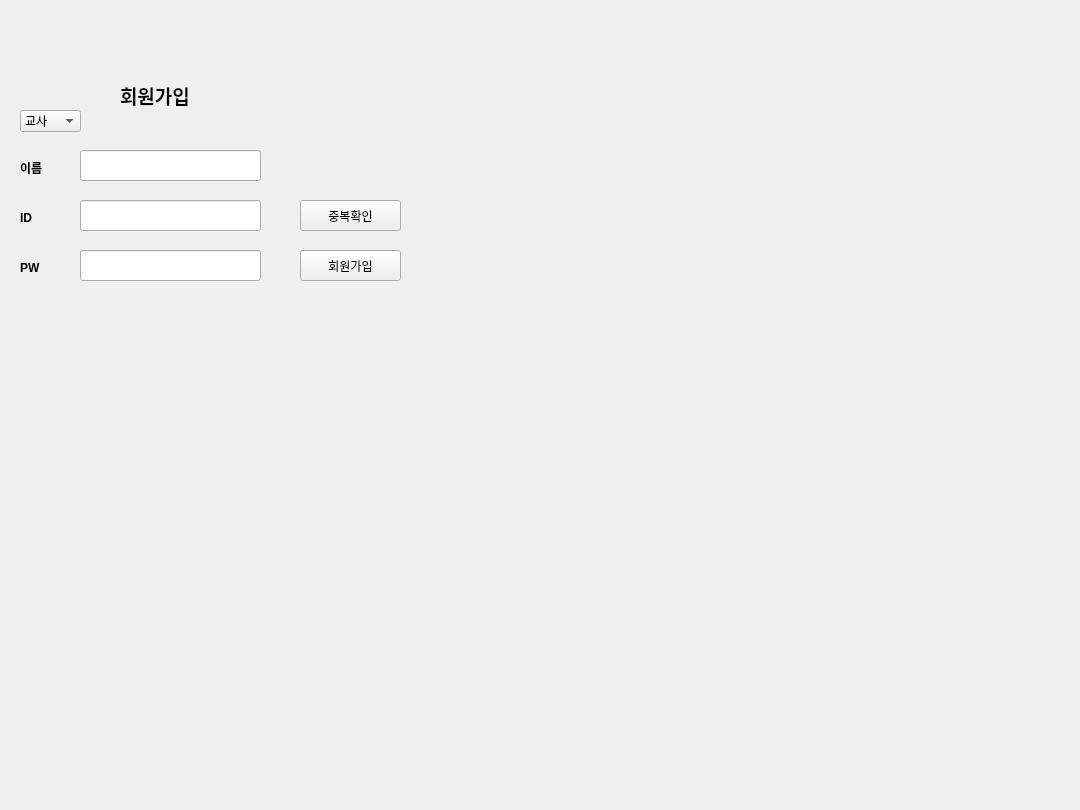
    <widget class="QWidget" name="tab_3">
     <attribute name="title">
      <string>회원가입</string>
     </attribute>
     <widget class="QLabel" name="login_label_3">
      <property name="geometry">
       <rect>
        <x>0</x>
        <y>0</y>
        <width>1071</width>
        <height>801</height>
       </rect>
      </property>
      <property name="text">
       <string/>
      </property>
      <property name="pixmap">
       <pixmap>../../Desktop/의명박6팀(230206~)/등산.png</pixmap>
      </property>
      <property name="scaledContents">
       <bool>true</bool>
      </property>
     </widget>
     <widget class="QPushButton" name="check_ID_btn">
      <property name="geometry">
       <rect>
        <x>300</x>
        <y>200</y>
        <width>101</width>
        <height>31</height>
       </rect>
      </property>
      <property name="text">
       <string>중복확인</string>
      </property>
     </widget>
     <widget class="QLabel" name="label_11">
      <property name="geometry">
       <rect>
        <x>20</x>
        <y>260</y>
        <width>64</width>
        <height>15</height>
       </rect>
      </property>
      <property name="font">
       <font>
        <family>Arial</family>
        <weight>75</weight>
        <bold>true</bold>
       </font>
      </property>
      <property name="text">
       <string>PW</string>
      </property>
     </widget>
     <widget class="QLabel" name="label_9">
      <property name="geometry">
       <rect>
        <x>120</x>
        <y>80</y>
        <width>81</width>
        <height>31</height>
       </rect>
      </property>
      <property name="font">
       <font>
        <family>Arial</family>
        <pointsize>14</pointsize>
        <weight>75</weight>
        <bold>true</bold>
       </font>
      </property>
      <property name="text">
       <string>회원가입</string>
      </property>
     </widget>
     <widget class="QLabel" name="label_10">
      <property name="geometry">
       <rect>
        <x>20</x>
        <y>210</y>
        <width>64</width>
        <height>15</height>
       </rect>
      </property>
      <property name="font">
       <font>
        <family>Arial</family>
        <weight>75</weight>
        <bold>true</bold>
       </font>
      </property>
      <property name="text">
       <string>ID</string>
      </property>
     </widget>
     <widget class="QLineEdit" name="ID">
      <property name="geometry">
       <rect>
        <x>80</x>
        <y>200</y>
        <width>181</width>
        <height>31</height>
       </rect>
      </property>
     </widget>
     <widget class="QLineEdit" name="ps_3">
      <property name="geometry">
       <rect>
        <x>80</x>
        <y>250</y>
        <width>181</width>
        <height>31</height>
       </rect>
      </property>
      <property name="echoMode">
       <enum>QLineEdit::Password</enum>
      </property>
     </widget>
     <widget class="QLabel" name="check_label">
      <property name="geometry">
       <rect>
        <x>100</x>
        <y>230</y>
        <width>231</width>
        <height>16</height>
       </rect>
      </property>
      <property name="text">
       <string/>
      </property>
     </widget>
     <widget class="QPushButton" name="register_signup_btn">
      <property name="geometry">
       <rect>
        <x>300</x>
        <y>250</y>
        <width>101</width>
        <height>31</height>
       </rect>
      </property>
      <property name="text">
       <string>회원가입</string>
      </property>
     </widget>
     <widget class="QLabel" name="label_14">
      <property name="geometry">
       <rect>
        <x>20</x>
        <y>160</y>
        <width>64</width>
        <height>15</height>
       </rect>
      </property>
      <property name="font">
       <font>
        <family>Arial</family>
        <weight>75</weight>
        <bold>true</bold>
       </font>
      </property>
      <property name="text">
       <string>이름</string>
      </property>
     </widget>
     <widget class="QLineEdit" name="name">
      <property name="geometry">
       <rect>
        <x>80</x>
        <y>150</y>
        <width>181</width>
        <height>31</height>
       </rect>
      </property>
     </widget>
     <widget class="QComboBox" name="combo_2">
      <property name="geometry">
       <rect>
        <x>20</x>
        <y>110</y>
        <width>61</width>
        <height>22</height>
       </rect>
      </property>
      <item>
       <property name="text">
        <string>교사</string>
       </property>
      </item>
     </widget>
     <widget class="QLabel" name="join_label">
      <property name="geometry">
       <rect>
        <x>140</x>
        <y>310</y>
        <width>191</width>
        <height>16</height>
       </rect>
      </property>
      <property name="text">
       <string/>
      </property>
     </widget>
    </widget>
